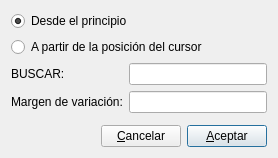
<?xml version="1.0" encoding="UTF-8"?>
<ui version="4.0">
 <class>buscar_num</class>
 <widget class="QDialog" name="buscar_num">
  <property name="geometry">
   <rect>
    <x>0</x>
    <y>0</y>
    <width>278</width>
    <height>158</height>
   </rect>
  </property>
  <property name="windowTitle">
   <string>Buscar cadena de caracteres</string>
  </property>
  <layout class="QVBoxLayout" name="verticalLayout">
   <item>
    <widget class="QRadioButton" name="principioradioButton">
     <property name="text">
      <string>Desde el principio</string>
     </property>
     <property name="checked">
      <bool>true</bool>
     </property>
    </widget>
   </item>
   <item>
    <widget class="QRadioButton" name="cursorradioButton">
     <property name="text">
      <string>A partir de la posición del cursor</string>
     </property>
    </widget>
   </item>
   <item>
    <layout class="QFormLayout" name="formLayout">
     <item row="0" column="0">
      <widget class="QLabel" name="label">
       <property name="text">
        <string>BUSCAR:</string>
       </property>
      </widget>
     </item>
     <item row="0" column="1">
      <widget class="QLineEdit" name="buscarlineEdit"/>
     </item>
     <item row="1" column="0">
      <widget class="QLabel" name="label_2">
       <property name="text">
        <string>Margen de variación:</string>
       </property>
      </widget>
     </item>
     <item row="1" column="1">
      <widget class="QLineEdit" name="margenlineEdit"/>
     </item>
    </layout>
   </item>
   <item>
    <layout class="QHBoxLayout" name="horizontalLayout">
     <item>
      <spacer name="horizontalSpacer">
       <property name="orientation">
        <enum>Qt::Horizontal</enum>
       </property>
       <property name="sizeHint" stdset="0">
        <size>
         <width>40</width>
         <height>20</height>
        </size>
       </property>
      </spacer>
     </item>
     <item>
      <widget class="QPushButton" name="cancelarpushButton">
       <property name="text">
        <string>&amp;Cancelar</string>
       </property>
       <property name="icon">
        <iconset resource="keme.qrc">
         <normaloff>:/iconos/graf/borrar.png</normaloff>:/iconos/graf/borrar.png</iconset>
       </property>
      </widget>
     </item>
     <item>
      <widget class="QPushButton" name="aceptarpushButton">
       <property name="text">
        <string>&amp;Aceptar</string>
       </property>
       <property name="icon">
        <iconset resource="keme.qrc">
         <normaloff>:/iconos/graf/check2.png</normaloff>:/iconos/graf/check2.png</iconset>
       </property>
       <property name="default">
        <bool>true</bool>
       </property>
      </widget>
     </item>
    </layout>
   </item>
  </layout>
 </widget>
 <resources>
  <include location="keme.qrc"/>
 </resources>
 <connections>
  <connection>
   <sender>cancelarpushButton</sender>
   <signal>clicked()</signal>
   <receiver>buscar_num</receiver>
   <slot>reject()</slot>
   <hints>
    <hint type="sourcelabel">
     <x>67</x>
     <y>125</y>
    </hint>
    <hint type="destinationlabel">
     <x>35</x>
     <y>114</y>
    </hint>
   </hints>
  </connection>
  <connection>
   <sender>aceptarpushButton</sender>
   <signal>clicked()</signal>
   <receiver>buscar_num</receiver>
   <slot>accept()</slot>
   <hints>
    <hint type="sourcelabel">
     <x>236</x>
     <y>123</y>
    </hint>
    <hint type="destinationlabel">
     <x>266</x>
     <y>26</y>
    </hint>
   </hints>
  </connection>
 </connections>
</ui>
